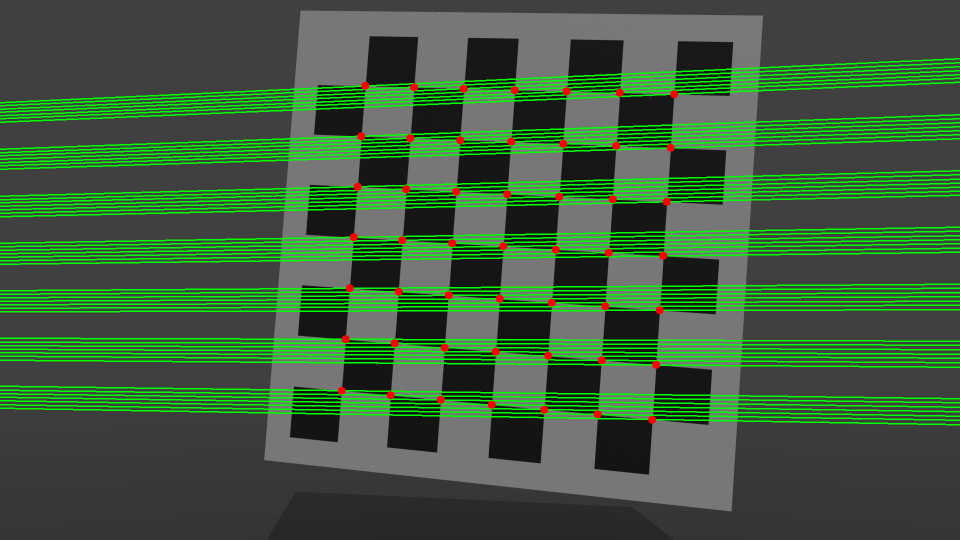
#> input picture img/chessboard_epilines.png, 1920 x 1080 px, given in place of c4Left.png, which was not available (shown at 1/2 size)
$ jupyter execute --allow-errors 3D_reconstruct.ipynb   (text cells are left out)
#> lines starting #> are read from the running program, lines starting #| are printed output that depends on the picture; after the words box and inside, x2 and y2 are one past the last pixel; in counts of white or black regions, pixels touching at a corner belong together; pictures that were not available may be replaced by others from this repository, and a replacement may not be noted
#> in detect_chessboard_corners, img is the input picture: shape (1080, 1920, 3); mean B, G, R 59.7, 94, 60.9
[cell 1]
import matplotlib.image as mpimg
import matplotlib.pyplot as plt
from mpl_toolkits.mplot3d import Axes3D
import numpy as np
import glob

from PIL import Image
from IPython.display import Image as IPImage

import cv2
import scipy
import random

[cell 2]
# ----- Helpers --------
def rgb2gray(rgb):
    r, g, b = rgb[:,:,0], rgb[:,:,1], rgb[:,:,2]
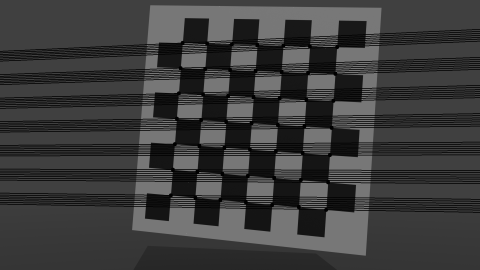
#> r: shape (1080, 1920) (shown at 1/4 size); min 0, max 255, mean 59.7
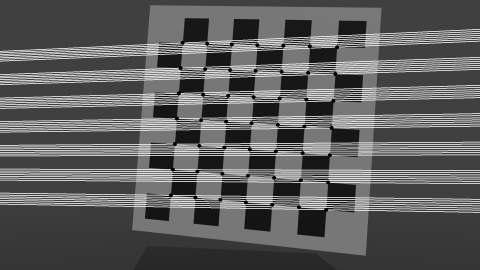
#> g: shape (1080, 1920) (shown at 1/4 size); min 0, max 255, mean 94
    gray = 0.2989 * r + 0.5870 * g + 0.1140 * b
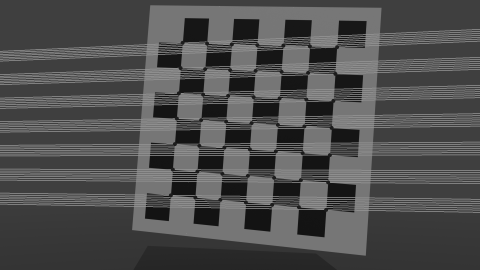
#> gray: shape (1080, 1920) float64 (shown at 1/4 size); min 19, max 255, mean 79.9
    return np.uint8(gray)


# [13 lines left out: functions vector_product_cours, get_unique_colors, not called in this run]

[cell 3]
### Documentation :


# cv2.findChessboardCorners(): This function is used to find the chessboard corners in an image.
    # https://docs.opencv.org/4.0.0/d9/d0c/group__calib3d.html#ga93efa9b0aa890de240ca32b11253dd4a

# cv2.cornerSubPix(): This function will improve precision of corner's positions.
    # https://docs.opencv.org/4.0.0/dd/d1a/group__imgproc__feature.html#ga354e0d7c86d0d9da75de9b9701a9a87e

# cv2.drawChessboardCorners(): This function will draw found corners for visual validation purpose.
    # https://docs.opencv.org/4.0.0/d9/d0c/group__calib3d.html#ga6a10b0bb120c4907e5eabbcd22319022

# cv2.calibrateCamera(): This function will compute rotation vectors, and , based on corners found on multiple chessboards.
    # https://docs.opencv.org/4.0.0/d9/d0c/group__calib3d.html#ga3207604e4b1a1758aa66acb6ed5aa65d

[cell 4]
# We choose c4 as it has the most planar perspective
chosen_img_left = "c4Left.png"
chosen_img_right = "c4Right.png"

# [9 lines of commented-out code are left out]

[cell 5]
def detect_chessboard_corners(image_path, pattern_size=(7, 7)):
    """
    Detect corners in an image and return results for display.
    """
    # Read
    img = cv2.imread(image_path)

    # Convert to grayscale
    grey = rgb2gray(img)

    # Find chessboard corners
    retval, corners = cv2.findChessboardCorners(img, pattern_size, None)
#> retval = True; corners = 49 rows, first 8: [729, 192.5], [827.5, 188.5], [927, 185.5], [1030, 179], [1134.6, 173.4], [1241, 169.5], [1350.5, 165.5], [721.5, 293.5]

    # Prepare result dictionary
    result = {
        'success': retval,
        'image_rgb': cv2.cvtColor(img, cv2.COLOR_BGR2RGB),
        'corners': None,
        'image_with_corners': cv2.cvtColor(img, cv2.COLOR_BGR2RGB)
    }

    if retval:
        # Improve corner precision
        criteria = (cv2.TERM_CRITERIA_EPS + cv2.TERM_CRITERIA_MAX_ITER, 30, 0.001)
        refined_corners = cv2.cornerSubPix(grey, corners, (11, 11), (-1, -1), criteria)
#> refined_corners = 49 rows, first 8: [728.5, 192.6], [827.5, 188.5], [926.3, 192.7], [1030, 179], [1136.5, 168.1], [1239.3, 162.2], [1351.2, 166], [721.5, 293.5]

        # Draw corners on a copy of the image
        img_with_corners = img.copy()
        cv2.drawChessboardCorners(img_with_corners, pattern_size, refined_corners, retval)
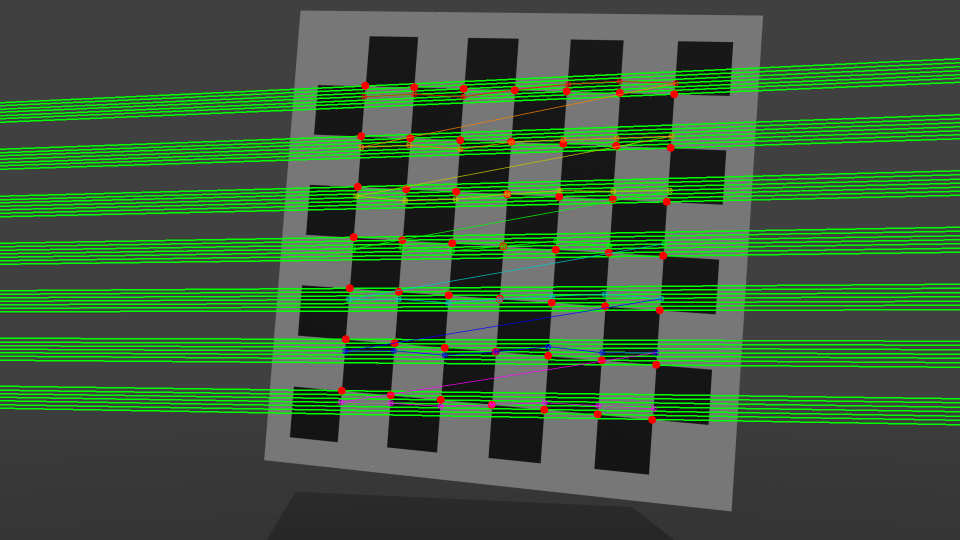
#> img_with_corners: shape (1080, 1920, 3) (shown at 1/2 size); 1.3% of pixels changed, all inside (x1, y1, x2, y2) = (675, 156, 1358, 824)

        # Update result
        result['corners'] = refined_corners
        result['image_with_corners'] = cv2.cvtColor(img_with_corners, cv2.COLOR_BGR2RGB)

    return result

[cell 6]
# EXAMPLE: set of one L/R images
chess_corners_left = detect_chessboard_corners(f"./chessboards/{chosen_img_left}")
#> chess_corners_left = 4 items
chess_corners_right = detect_chessboard_corners(f"./chessboards/{chosen_img_right}")
#> call 2 of detect_chessboard_corners, with image_path = './chessboards/c4Right.png', pattern_size = (7, 7)
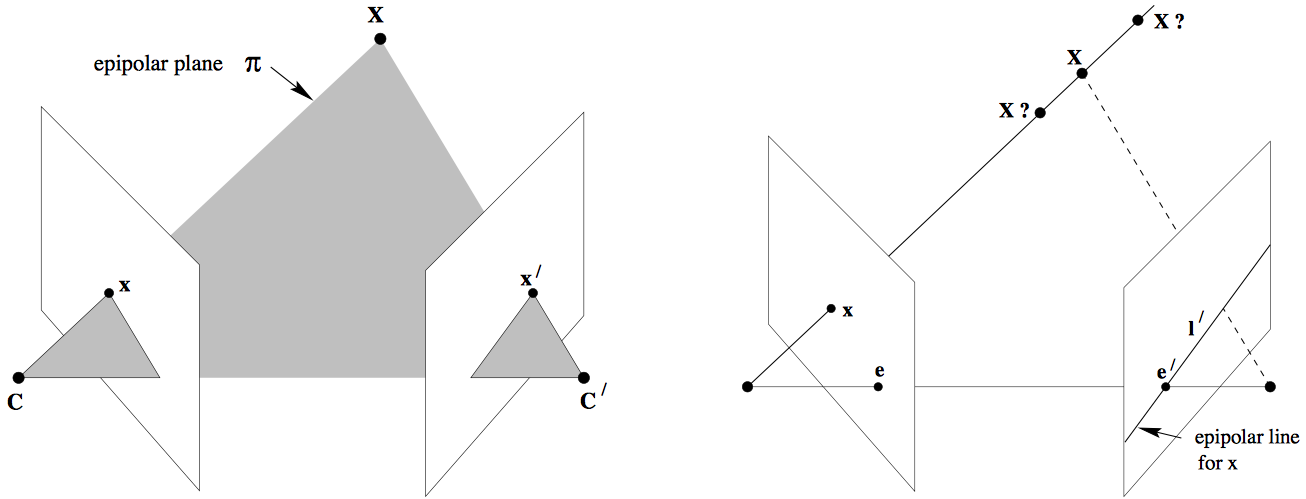
#> input picture epipolar.png, 1306 x 499 px, given in place of c4Right.png, which was not available
#> in detect_chessboard_corners, img is the input picture: shape (499, 1306, 3); mean B, G, R 244.8, 244.8, 244.8
#> in detect_chessboard_corners (call 2), `retval, corners = cv2.findChessboardCorners(img, pattern_size, None)`: retval = False; corners = None
#> chess_corners_right = 4 items

# Display results
if chess_corners_left['success'] and chess_corners_right['success']:
    print("Corners detected successfully in both images!")
    print(f"Left image corners shape: {chess_corners_left['corners'].shape}")
    print(f"Right image corners shape: {chess_corners_right['corners'].shape}")
else:
    print(f"Corner detection - Left: {chess_corners_left['success']}, Right: {chess_corners_right['success']}")
#| Corner detection - Left: True, Right: False


# ====================================================
#> (the rest of this cell did not finish here and is left out)

[cell 7]
# METHOD :
    # 1. For each image in img_list, detect chessboard corners.
    # 2. Accumulate object points and image points.
    # 3. Input those points into cv2.calibrateCamera.
    # 4. Obtain both cameras intrinsic/extrinsic parameters.

    # Output :
        # Intrinsic parameters (camera matrix, distortion coefficients) SAME for all Images.
        # Extrinsic parameters (rotation and translation vectors) DIFFER for each image.
    # Note: we extract the extrinsic params for our CHOSEN_images.

    # More images passed -> better results
    # Some images fail at corner detection -> those images are skipped.

    # INPUT:
        # objectPoints: Vector of vectors of calibration pattern points in the calibration pattern coordinate space.
        # imagePoints: 	Vector of vectors of the projections of calibration pattern points.
        # imageSize: Size of the image used only to initialize the intrinsic camera matrix.

    # OUTPUT:
        # retval: RMS reprojection error
        # cameraMatrix:  Refined camera intrinsic matrix
        # distCoeffs: Output vector of distortion coefficients.
        # rvecs: Output vector of rotati# More images passed -> better resultson vectors
        # tvecs

def calibrate_camera(img_list, pattern_size):
#> called with pattern_size = (7, 7)
    objp = np.zeros((pattern_size[0] * pattern_size[1], 3), np.float32)            # Shape: (49, 3) for 7×7 corners
    objp[:,:2] = np.mgrid[0:pattern_size[0], 0:pattern_size[1]].T.reshape(-1, 2)  # copy objp for each image
    object_points = []  # 3D points in real world space
    image_points = []   # 2D points in image plane
    successful_images = []

    for i in img_list:
        result = detect_chessboard_corners(i, pattern_size)
#> in detect_chessboard_corners (call 3), `retval, corners = cv2.findChessboardCorners(img, pattern_size, None)`: retval = True; corners = 49 rows, first 8: [729, 192.5], [827.5, 188.5], [927, 185.5], [1030, 179], [1134.6, 173.4], [1241, 169.5], [1350.5, 165.5], [721.5, 293.5]
#> result = 4 items
        if result["success"]:
            object_points.append(objp)
            image_points.append(result["corners"])
            successful_images.append(i)

    # Get image size from the first image
    first_img = cv2.imread(img_list[0])
    image_size = (first_img.shape[1], first_img.shape[0])  # (width, height)
        #print(f"Image size: {image_size}")

    # Calibrate camera
    ret, camera_matrix, dist_coeffs, rvecs, tvecs = cv2.calibrateCamera(
        object_points,
        image_points,
        image_size,
        None,  # Let OpenCV estimate initial camera matrix
        None   # Let OpenCV estimate initial distortion coefficients
    )
#> ret = 4.29; camera_matrix = [[6997.7, 0, 960.6], [0, 5968.1, 526.2], [0, 0, 1]]; dist_coeffs = [[4.92, -488.7, -0.011, 0.0156, -4.04]]; rvecs = ([-0.137, 0.588, 0.0242],); tvecs = ([-1.94, -3.24, 58.96],)

    return ret, camera_matrix, dist_coeffs, rvecs, tvecs, successful_images


# Pass a list of images, receive a list of Projection Matrixes P.
# Choose the final P and P' based on the image with the orientation the most similar to final 3D image (here c4.png)

[cell 8]
# 1. Load images
img_list = glob.glob("./chessboards/*.png") # first is LEFT, then RIGHT (alphabetical order)
print("Found images:", len(img_list), "images: ", img_list)


# 2. Get Results
ret, camera_matrix, dist_coeffs, rvecs, tvecs, successful_images = calibrate_camera(img_list, (7,7))
#> ret = 4.29; dist_coeffs = [[4.92, -488.7, -0.011, 0.0156, -4.04]]; rvecs = ([-0.137, 0.588, 0.0242],); tvecs = ([-1.94, -3.24, 58.96],); successful_images = 1 item
skipped_images = [img for img in img_list if img not in successful_images]
#> skipped_images = []
print(f"Successfully calibrated on {len(successful_images)} images.")
#| Successfully calibrated on 1 images.
print(f"Skipped images: {skipped_images}")
#| Skipped images: []


# 3. We chose C4 images as basis, find their index in this list
#> (the rest of this cell did not finish here and is left out)

#> (a cell that did not finish here is left out)

[cell 10]
# ====== Make reverse operations to check if everything is correct ======

# 1. Decompose P matrices to get back K, R, t and compare each with original camera_matrix, R, t

# 2. Check rotation matrix properties :
    # det=1 (preserves orientation and scale)
    # be orthogonal : R @ R.T = identity matrix

# 3. Check camera centers and baseline :
    # get the world coordinates of camera centers C = -R.T @ t
    # compute the distance between the 2 cameras center : baseline = ||C_left - C_right||

# 4. Reprojection error test :
    # Create 3D chessboard points in world coordinates from (0,0,0) to (6,6,0) 7x7 chessboard
    # Project those points using P and P' to get 2D image points
    # Compare those projected points with the detected corners from the images


# ================ CHECK ========================

# 1. Check if decomposition gives back original matrices
print("=== 1. MATRIX DECOMPOSITION CHECK ===")
#> (the rest of this cell did not finish here and is left out)

[cell 11]
# Goal : project 2D points back to 3D using triangulation
    # 1. get chessboard corners in both images (done)
    # 2. use cv2.triangulatePoints() with P and P'
    # 3. Draw those triangulated points in World Frame
    # 4. Convert points into camera frame, and then draw them

# Triangulation logic :
    # Input :
        # Proj matrix (contains C, R, t) in both images
        # chessboard 2D points in both images
    # For each point, find the closest intersection of the 2 rays :
        # One from camera center C through x.
        # One from camera center C' through x'.
    # This intersection is our REAL 3D point X.
    # (due to distortion/noise, rays may not intersect exactly, so openCV finds the closest point)

# ================================================================================

chess_corners_left = detect_chessboard_corners(f"./chessboards/{chosen_img_left}")
chess_corners_right = detect_chessboard_corners(f"./chessboards/{chosen_img_right}")

if chess_corners_left['success'] and chess_corners_right['success']:
    corners_left = chess_corners_left['corners']
    corners_right = chess_corners_right['corners']

    # Triangulate (OpenCV expects 2xN arrays)
    X_hom = cv2.triangulatePoints(P_left, P_right, corners_left.reshape(-1,2).T, corners_right.reshape(-1,2).T)
    X = (X_hom[:3] / X_hom[3]).T  # Nx3

    # Express to Camera Frame (triangulatePoints is in board 2D frame)
    X_left_cam = (R_left @ X.T + tvec_left.reshape(3, 1)).T
    X_right_cam = (R_right @ X.T + tvec_right.reshape(3, 1)).T

    # ============================================================

    # 3D scatter: left and right camera frames side by side
    # World->camera: x_cam = R * X_world + t
    fig, (ax1, ax2) = plt.subplots(1, 2, subplot_kw={'projection': '3d'}, figsize=(15, 6))
    ax1.scatter(X_left_cam[:, 0], X_left_cam[:, 1], X_left_cam[:, 2], c='b', marker='o')
    ax1.set_title('3D Chessboard in Left Camera Frame')
    ax1.set_xlabel('X_left')
    ax1.set_ylabel('Y_left')
    ax1.set_zlabel('Z_left (depth)')

    ax2.scatter(X_right_cam[:, 0], X_right_cam[:, 1], X_right_cam[:, 2], c='g', marker='o')
    ax2.set_title('3D Chessboard in Right Camera Frame')
    ax2.set_xlabel('X_right')
    ax2.set_ylabel('Y_right')
    ax2.set_zlabel('Z_right (depth)')

    plt.tight_layout()
    plt.show()


    # ====== World coordinates ======
    fig = plt.figure(figsize=(12, 8))
    ax = fig.add_subplot(111, projection='3d')

    # Plot chessboard in world frame
    ax.scatter(X[:, 0], X[:, 1], X[:, 2], c='blue', marker='o', label='Chessboard (World Frame)')

    # Optional: Add camera positions
    ax.scatter(C_left[0], C_left[1], C_left[2], c='orange', marker='^', s=200, label='Left Camera')
    ax.scatter(C_right[0], C_right[1], C_right[2], c='red', marker='^', s=200, label='Right Camera')

    ax.set_xlabel('X (world)')
    ax.set_ylabel('Y (world)')
    ax.set_zlabel('Z (world)')
    ax.legend()
    plt.title('Chessboard in World Frame')
    plt.show()

[cell 12]
# Theoretical computation of F :
    # F = [e']× · P' · P+
        #
        # P+ is the pseudo-inverse of P


# Method :
    # 1. Find C, C' from R, t
    # 2. Find e' = P' * C
    # 3. Find [e']x (gives epipolar line direction)
    # 4. Find P+  (gives the inverse projection as close as possible)
    # 5. Compute F (3x3 mtrix relating the 2 images)


# [30 lines left out: function F_mat_manual, not called in this run]

# =============================
#> (the rest of this cell did not finish here and is left out)

[cell 13]
# Method :
    # 1. get chessboard corners
    # 2. use cv2.findFundamentalMat() with those points

    # openCV uses the epipolar constraint and solves it for F :
    # x' * F * x = 0  (we give x and x')
    # Since F and -F are both solutions, we choose the one matching our convention.
    # then we normalize this F.

    # mask is used to tell which points are inliers (fit the model) e.g. how much points are actually used.

    # Consider prime is right, non-prime is left.


# =========================
# [8 lines left out: function F_mat_opencv, not called in this run]


def get_chess_F_mat_opencv():
    # Extract corresponding points from c4 images for OpenCV method
    chess_corners_left= detect_chessboard_corners(f"./chessboards/{chosen_img_left}")
#> in detect_chessboard_corners (call 6), `retval, corners = cv2.findChessboardCorners(img, pattern_size, None)`: retval = True
#> chess_corners_left = 4 items
    chess_corners_right = detect_chessboard_corners(f"./chessboards/{chosen_img_right}")
#> chess_corners_right = 4 items

    if chess_corners_left['success'] and chess_corners_right['success']:
        # Get corresponding corner points
        pts_left = chess_corners_left['corners'].reshape(-1, 2)
        pts_right = chess_corners_right['corners'].reshape(-1, 2)

        print(f"pts_left dtype: {pts_left.dtype}, shape: {pts_left.shape}")
        print(f"pts_right dtype: {pts_right.dtype}, shape: {pts_right.shape}")


        F_opencv, mask = F_mat_opencv(pts_left, pts_right)

        # F_opencv = F_opencv.T

        # Sign correction: F and -F both satisfy epipolar constraint (scale ambiguity)
        # Align sign convention with F_manual by checking F[2,2] element
        if np.sign(F_opencv[2, 2]) != np.sign(F_manual[2, 2]):
            F_opencv = -F_opencv

        # Normalize for numerical stability
        F_opencv = F_opencv / np.linalg.norm(F_opencv)


        print("========= Fundamental Matrix F (OpenCV): ==========")
        print(F_opencv)

        # Check Epipolar constraint for all inlier points
        print(f"Inliers (epipolar constraint checks): {np.sum(mask)} / {len(mask)} passed.")
    return F_opencv, mask


#> (the rest of this cell did not finish here and is left out)

[cell 14]
# Compare our manual F and OpenCV F :

    # 1. find the epilines L' = F @ x for all given x.

    # 2. check if epilines are nearly horizontal

    # 3. check if F satisfies epipolar constraint.

    # 4. find the epipole location in right image (Projects the left camera center
        # (in homogeneous coordinates) into the right image using Pright)

    # 5. Get the relative orientation between the 2 cameras (R_relative = R_right * R_left^T)
        # are cameras almost parallel ?

    # 6. compute distance between 2 cameras and check if this line is (almost) horizontal.

    # 7. do all the above in one fnct.


# =======================================

# [226 lines left out: functions get_epilines, compute_epiline_angles, check_epipolar_constraint, compute_epipole_location, compute_relative_rotation, compute_baseline_info and 1 more, not called in this run]

[cell 15]
# ==================================================
# Get test points from chessboard
chess_corners_left = detect_chessboard_corners(f"./chessboards/{chosen_img_left}")
#> in detect_chessboard_corners (call 8), `retval, corners = cv2.findChessboardCorners(img, pattern_size, None)`: retval = True
chess_corners_right = detect_chessboard_corners(f"./chessboards/{chosen_img_right}")
pts_left = chess_corners_left['corners'].reshape(-1, 2)
#> pts_left = 49 pairs, first value 681.5 to 1351.2, second value 162.2 to 816.9
#> (the rest of this cell did not finish here and is left out)

[cell 16]
# We are provided 2 folders of the laser-scan of the same object (monkey head)
# from 2 different cameras.

# Method:
    # 1. get the set of points of the laser line in each image
        # (e.g. same as detecting chessboard corners for the chessboard.)

    # 2. Match the points between the 2 images

    # 3. Triangulate those points and draw them

#> (a cell that did not finish here is left out)

[cell 18]
# Goal: apply different masks and thresholds to extract the laser line.

# ==========================
path = './scanRight/scan0014.png'
types = ["THRESH_BINARY", "THRESH_BINARY_INV", "THRESH_TRUNC","THRESH_TOZERO", "THRESH_TOZERO_INV"]
final_type = types[0]
threshold_value = 127


def thresh_image(path, value, type):
#> called with path = './scanRight/scan0014.png', value = 127, type = 'THRESH_BINARY'
    img = cv2.imread(path)

    # Extract RED channel only (index 2 in BGR)
    red_channel = img[:, :, 2]

    ret, mask = cv2.threshold(red_channel,value,255,getattr(cv2, type))
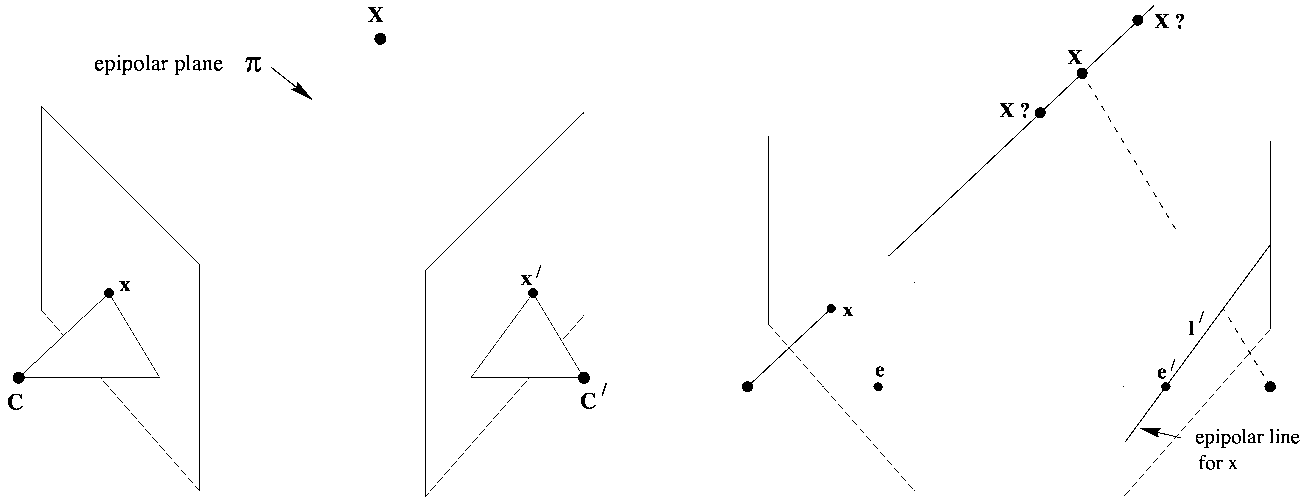
#> mask: shape (499, 1306); 98.9% white; black in thin lines or dots
#> ret = 127
    # mask_rgb = cv2.cvtColor(mask, cv2.COLOR_BGR2RGB)
    mask_rgb = cv2.cvtColor(mask, cv2.COLOR_GRAY2RGB)
#> mask_rgb: shape (499, 1306, 3); 98.9% white; black in thin lines or dots
#> (the rest of the program and of its run is left out)
